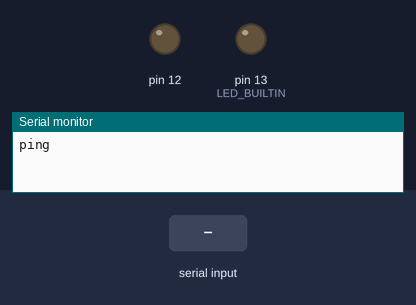
The sketch below on a simulated Arduino Uno, built with avr-gcc and run on an emulated ATmega328P. Parts: output pins drawn as LEDs (lit = HIGH), the last lines printed to the serial monitor. The inputs (shaded band) are chosen by the test bench.

Above: at 1.2 s.
1.3 s: "pong 90\n" received over Serial
At 1.45 s:
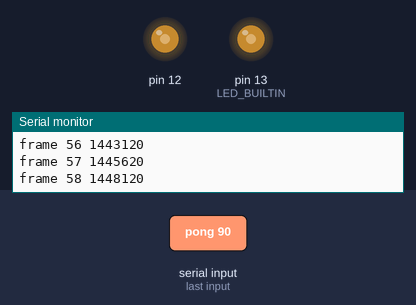
3.0 s: "pong 90\n" received over Serial
At 3.25 s:
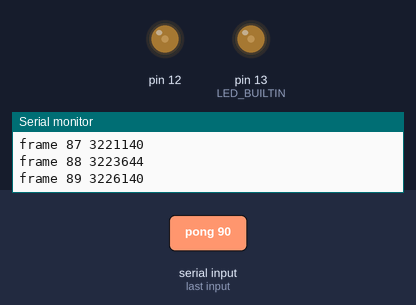
Timing chart, 0 to 6.0 s (numbered marks = the images above; inputs shaded):
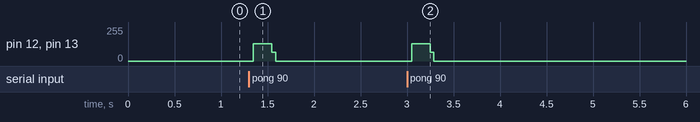

Measured:
- after the input at 1.3 s, pin 12, pin 13 (LED_BUILTIN): 0/255 → 128/255 after 0.05 s, → 0/255 0.20 s later
- after the input at 3.0 s, pin 12, pin 13 (LED_BUILTIN): 0/255 → 129/255 after 0.05 s, → 0/255 0.20 s later

The sketch:

arduino.ino
```cpp
const unsigned long freq = 400;
const unsigned long period = 1000000 / freq;
const unsigned long idle_time = 1;
unsigned long start;
unsigned long i;
unsigned long frame = 0;
unsigned long max = 0;
unsigned long idle_counter;
bool idle = false;

void setup() {
  // put your setup code here, to run once:
  pinMode(LED_BUILTIN, OUTPUT);
  pinMode(12, OUTPUT);
  Serial.begin(115200);
  start = micros();
  i = 0;
  idle_counter = 0;
  // digitalWrite(LED_BUILTIN, HIGH);
  // delay(100);
  // digitalWrite(LED_BUILTIN, LOW);
}

char buf[256];
void loop() {
  // put your main code here, to run repeatedly:
  while (micros() - start < period)
    ;
  if (frame < max) {
    digitalWrite(LED_BUILTIN, HIGH);
    digitalWrite(12, HIGH);
    unsigned long ts = micros();
    snprintf(buf, sizeof buf, "frame %lu %lu\n", frame, ts);
    Serial.print(buf);
    // snprintf(buf, sizeof buf, "compare %lu-%lu=%lu>=%lu\n", micros(), start,
    //          micros() - start, period);
    // Serial.print(buf);
    frame++;
    while (micros() - start < period / 2 + period)
      ;
    digitalWrite(LED_BUILTIN, LOW);
    digitalWrite(12, LOW);
  } else if (idle_counter % (freq * idle_time) == freq * idle_time - 1) {
    idle = true;
    Serial.print("ping\n");
    // } else if (!idle) {
    //   snprintf(buf, sizeof buf, "skip %lu", start + i * period);
    //   Serial.println(buf);
  }
  while (Serial.available()) {
    String data = Serial.readStringUntil('\n');
    if (1 == sscanf(data.c_str(), "pong %lu", &max)) {
      if (idle) {
        frame = 0;
        Serial.write("reset\n");
        start = micros() - period;
        snprintf(buf, sizeof buf, "start %lu\n", start);
        Serial.write(buf);
      }
      idle_counter = 0;
      idle = false;
      // Serial.println(data);
    }
  }
  idle_counter++;
  start += period;
}
```
